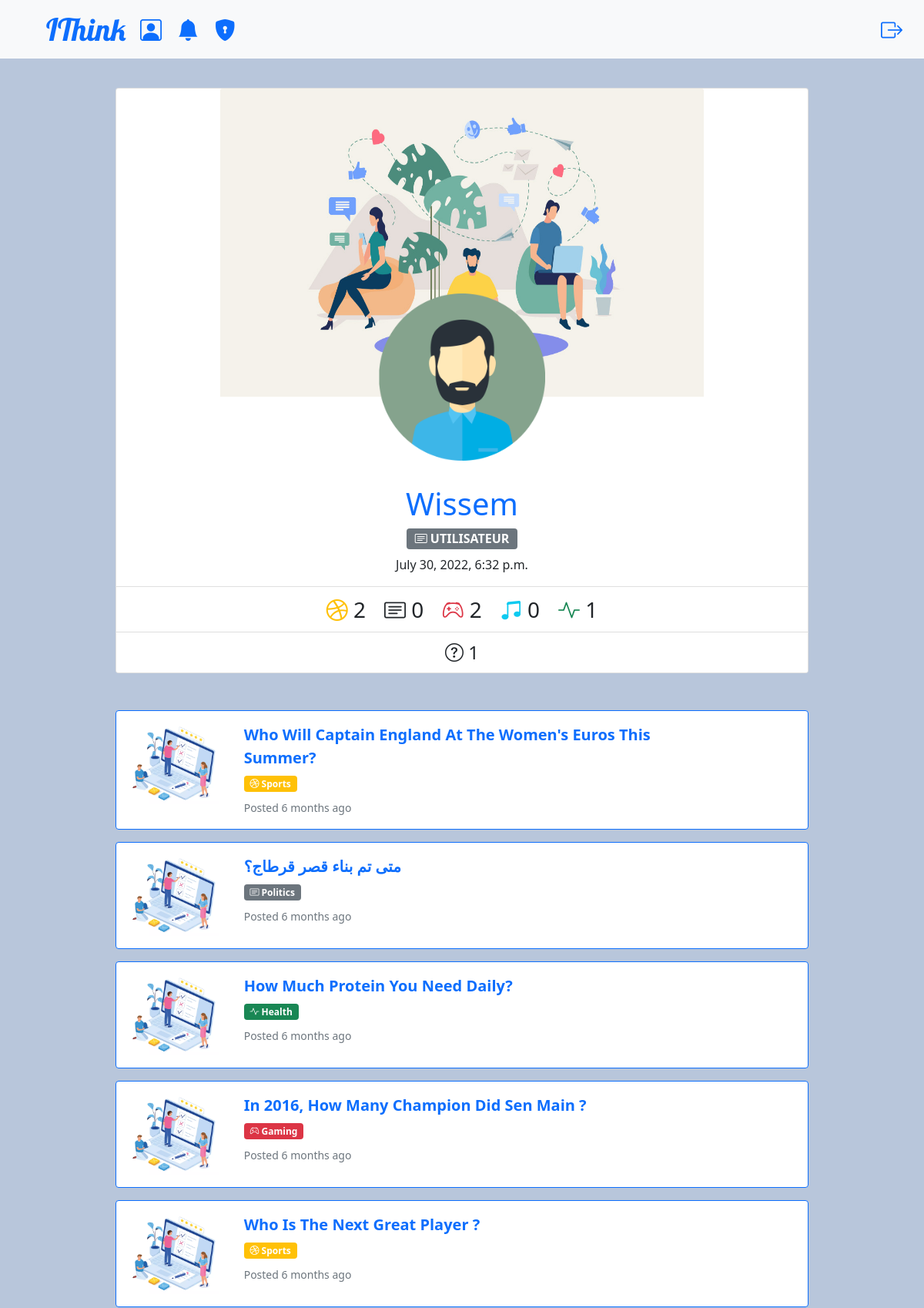
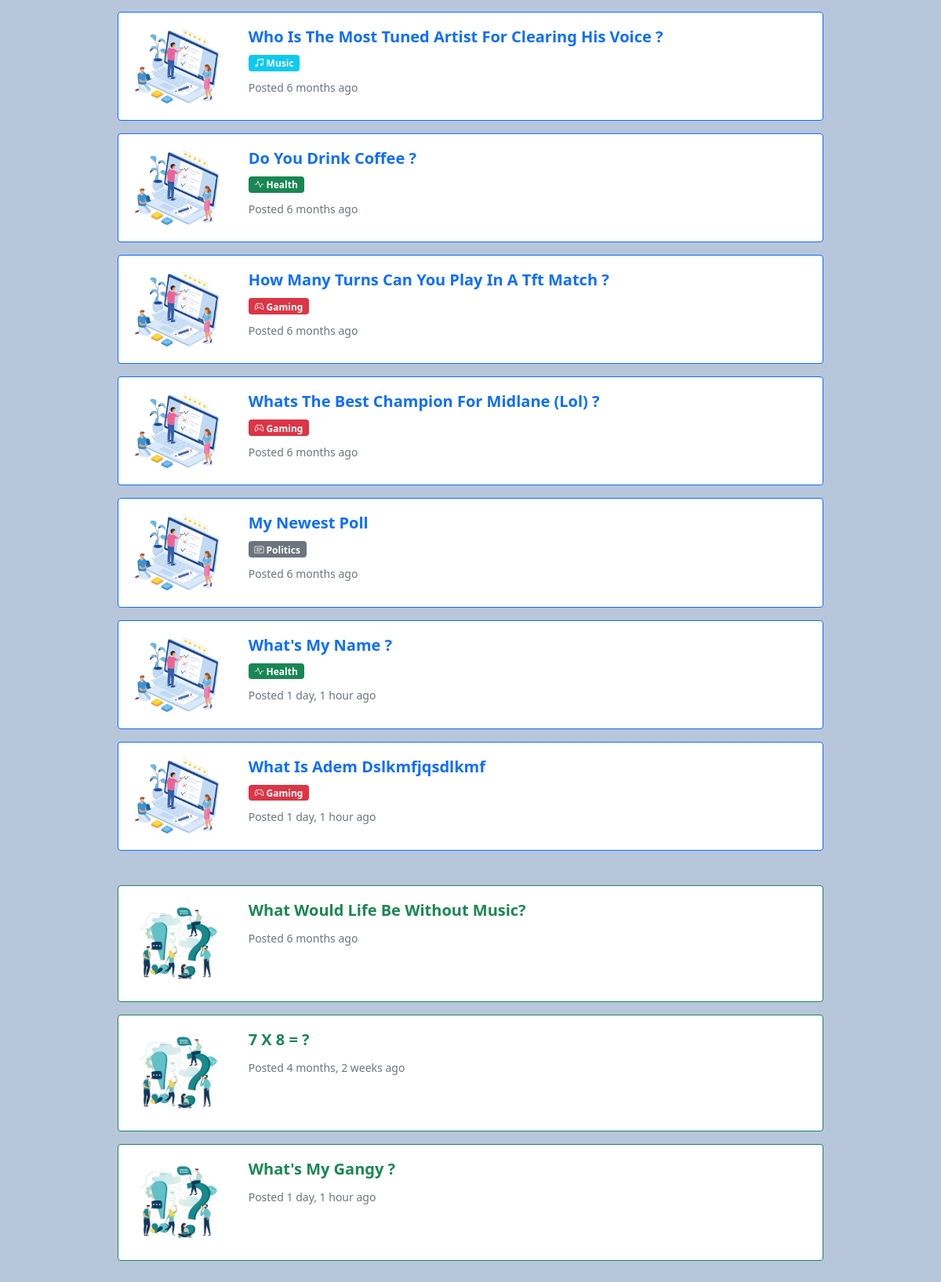
The page /profile/wissem (signed in) on the database its author committed (2 pictures, top to bottom).
### polls/models.py (models this page shows, shortened)
class user(models.Model):
    genders = (
        ('m', 'male'),
        ('f', 'female'),
    )
    profile_picture_numbers = (
        ("['1']", '1'),
        ("['2']", '2'),
        ("['3']", '3'),
        ("['4']", '4'),
        ("['5']", '5'),
        ("['6']", '6'),
    )
    user = models.OneToOneField(User, on_delete=models.CASCADE, unique=True)
    username = models.CharField(max_length=30)
    gender = models.CharField(max_length=6, choices=genders)
    started_date = models.DateTimeField(default=timezone.now)
    email = models.EmailField(max_length=255, unique=True)
    profile_picture_number = models.CharField(
        max_length=10, choices=profile_picture_numbers)
    cover_picture_number = models.IntegerField(default=3)
    USERNAME_FIELD = "email"

class poll(models.Model):
    genres = (
        ('p', 'politics'),
        ('s', 'sports'),
        ('g', 'gaming'),
        ('h', 'health'),
        ('m', 'music'),
    )
    status = (
        ('approved', 'approved'),
        ('pending', 'pending'),
        ('disapproved', 'disapproved')
    )
    creator = models.CharField(max_length=30)
    status = models.CharField(
        max_length=11, choices=status, default="pending")
    question = models.CharField(max_length=200)
    genre = models.CharField(max_length=10, choices=genres)
    answer1 = models.CharField(max_length=200, blank=True, null=True)
    count1 = models.IntegerField(default=0)
    answer2 = models.CharField(max_length=200, blank=True, null=True)
    count2 = models.IntegerField(default=0)
    answer3 = models.CharField(max_length=200, blank=True, null=True)
    count3 = models.IntegerField(default=0)
    answer4 = models.CharField(max_length=200, blank=True, null=True)
    count4 = models.IntegerField(default=0)
    answer5 = models.CharField(max_length=200, blank=True, null=True)
    count5 = models.IntegerField(default=0)
    answer6 = models.CharField(max_length=200, blank=True, null=True)
    count6 = models.IntegerField(default=0)
    created_time = models.DateTimeField(default=timezone.now)

### questions/models.py (models this page shows, shortened)
class question(models.Model):
    status = (
        ("approved", "approved"),
        ("pending", "pending"),
        ("disapproved", "disapproved")
    )
    status = models.CharField(
        max_length=11, choices=status, default="pending")
    question = models.CharField(max_length=200)
    creator = models.CharField(max_length=30)
    created_time = models.DateTimeField(default=timezone.now)

### polls/views.py (the view)
# urls.py: path('profile/<str:name>', profileView.as_view(), name="profile"),
class profileView(LoginRequiredMixin, ListView):
    model = user
    template_name = "profile.html"
    def get_context_data(self, **kwargs):
        context = super().get_context_data(**kwargs)
        context["user"] = user.objects.get(username=self.kwargs["name"])
        voted_polls = voted.objects.filter(user=context["user"].id)
        context["voted_polls_number"] = len(voted_polls)
        context["sports"] = 0
        context["politics"] = 0
        context["gaming"] = 0
        context["music"] = 0
        context["health"] = 0
        for vote in voted_polls:
            if vote.poll.genre == "s":
                context["sports"] += 1
            elif vote.poll.genre == "p":
                context["politics"] += 1
            elif vote.poll.genre == "g":
                context["gaming"] += 1
            elif vote.poll.genre == "m":
                context["music"] += 1
            elif vote.poll.genre == "h":
                context["health"] += 1
        answered_questions_number = question_answered.objects.filter(
            user=context["user"].id)
        context["answered_questions_number"] = len(answered_questions_number)
        context["owned_polls"] = poll.objects.filter(
            creator=self.kwargs["name"])
        context["owned_questions"] = question.objects.filter(
            creator=self.kwargs["name"])
        return context

### templates/profile.html (shortened to what this page needs)
<!DOCTYPE html>
<html lang="en">
    <head>
        {% extends 'main.html' %} {% load static %}
        {% block content %}
        <div class="container bg_light" style="width: 77%; margin-top: 3.2%">
            <div class="card mb-5 " style="width: 100%">
                <div class="col d-flex justify-content-center">
                {% if user.cover_picture_number == 1 %}
                    <img
                        src="{% static 'images\covers\cover1.jpg' %}"
                        class="card-img-top bg-light"
                        style="height: 50vh; width: 70%"
                        alt="..."
                        />
                {% elif user.cover_picture_number == 4 %}
                    <img
                        src="{% static 'images\covers\cover4.jpg' %}"
                        class="card-img-top bg-light"
                        style="height: 50vh; width: 70%"
                        alt="..."
                        />
                {% endif %}
                </div>
                <div class="card-body little-profile text-center">
                    <div style="margin-top: -150px">
                        {% if user.profile_picture_number == "['1']" %}
                        <img
                            src="{% static 'images\avatars\men_avatar_1.png' %}"
                            alt="avatar"
                            width="25%"
                            height="25%"
                        />
                        {% elif user.profile_picture_number == "['3']" %}
                        <img
                            src="{% static 'images\avatars\men_avatar_3.png' %}"
                            alt="avatar"
                            width="25%"
                            height="25%"
                        />
                        {% endif %}
                    </div>
                </div>
                <div class="card-body">
                    <div class="col d-flex justify-content-center">
                        <h1 class="card-title text-primary">
                            {{ user.username|title }}
                        </h1>
                    </div>
                    {% if request.user.groups.get %}
                        <div class="col d-flex justify-content-center">
                            <h6><span class="badge badge-pill bg-secondary fs-6"><i class="bi bi-card-text"></i> {{ request.user.groups.get|upper }}</span></h6>
                        </div>
                    {% endif %}
                    <div class="col d-flex justify-content-center">
                        <p class="card-text">{{ user.started_date }}</p>
                    </div>
                </div>
                <ul class="list-group list-group-flush">
                    <li class="list-group-item d-flex justify-content-center">
                        <div class="row row-cols-auto fs-3">
                            <div class="col">
                                <i class="bi bi-dribbble text-warning"></i>
                                {{ sports }}
                            </div>
                            <div class="col">
                                <i class="bi bi-card-text text-dark"></i>
                                {{ politics }}
                            </div>
                            <div class="col">
                                <i class="bi bi-controller text-danger"></i>
                                {{ gaming }}
                            </div>
                            <div class="col">
                                <i
                                    class="bi bi-music-note-beamed text-info"
                                ></i>
                                {{ music }}
                            </div>
                            <div class="col">
                                <i class="bi bi-activity text-success"></i>
                                {{ health }}
                            </div>
                        </div>
                    </li>
                    <li class="list-group-item d-flex justify-content-center">
                        <div class="row row-cols-auto fs-4">
                            <div class="col">
                                <i class="bi bi-question-circle"></i>
                                {{ answered_questions_number }}
                            </div>
                        </div>
                    </li>
                </ul>
            </div>
            {% for poll in owned_polls %}
            <div class="card mb-3 mt-2 border-primary">
                <div class="row g-0">
                    <div class="col-md-2">
                        <img src="{% static "images/poll.png" %}"
                        class="img-fluid rounded-start p-3" alt="...">
                    </div>
                    <div class="col-md-8">
                        <div class="card-body">
                            <a href="{% url 'poll_vote' poll.pk %}" class="card-title text-decoration-none fs-5 fw-bold" >{{ poll.question|title }}</a>
                              {% if poll.genre == "p" %}
                              <h6><span class="badge badge-pill bg-secondary mt-2"><i class="bi bi-card-text"></i> Politics</span></h6>
                              {% endif %}
                              {% if poll.genre == "s" %}
                              <h6><span class="badge badge-pill bg-warning mt-2"><i class="bi bi-dribbble"></i> Sports</span></h6>
                              {% endif %}
                              {% if poll.genre == "g" %}
                              <h6><span class="badge badge-pill bg-danger mt-2"><i class="bi bi-controller"></i> Gaming</i></span></h6>
                              {% endif %}
                              {% if poll.genre == "h" %}
                              <h6><span class="badge badge-pill bg-success mt-2"><i class="bi bi-activity"></i> Health</span></h6>
                              {% endif %}
                              {% if poll.genre == "m" %}
                              <h6><span class="badge badge-pill bg-info mt-2"><i class="bi bi-music-note-beamed"></i> Music</span></h6>
                              {% endif %}
                            <p class="card-text">
                                <small class="text-muted"
                                    >Posted {{ poll.created_time|timesince }} ago</small
                                >
                            </p>
                        </div>
                    </div>
                </div>
            </div>
            {% endfor %}
            <div class="" style="height:20px"></div>
            {% for question in owned_questions %}
            <div class="card mb-3 mt-2 border-success">
                <div class="row g-0">
                    <div class="col-md-2">
                        <img src="{% static "images/q&a.png" %}"
                        class="img-fluid rounded-start p-3" alt="...">
                    </div>
                    <div class="col-md-8">
                        <div class="card-body">
                            <a href="{% url "question_answer" question.pk %}" class="card-title text-decoration-none fs-5 fw-bold text-success" >{{ question.question|title }}</a>
                            <p class="card-text mt-2">
                                <small class="text-muted"
                                    >Posted {{ question.created_time|timesince }} ago</small
                                >
                            </p>
                        </div>
                    </div>
                </div>
            </div>
            {% endfor %}
            <div class="" style="height:50px"></div>
        </div>
        {% endblock content %}

### static/css/styles.css (style rules this page uses)
body { background-color: #b8c6db; }
.container { margin-top: 50px; box-shadow: 0 0 10px 12px rbga(100, 100, 100, 0.1); border-radius: 10px; }

### rows shown on the page
user: username "Wissem", started_date "July 30, 2022, 6:32 p.m."
poll: question "Who Will Captain England At The Women's Euros This Summer?", genre "s" (drawn), created_time "6 months"
poll: question "متى تم بناء قصر قرطاج؟", genre "p" (drawn), created_time "6 months"
poll: question "How Much Protein You Need Daily?", genre "h" (drawn), created_time "6 months"
poll: question "In 2016, How Many Champion Did Sen Main ?", genre "g" (drawn), created_time "6 months"
poll: question "Who Is The Next Great Player ?", genre "s" (drawn), created_time "6 months"
poll: question "Who Is The Most Tuned Artist For Clearing His Voice ?", genre "m" (drawn), created_time "6 months"
poll: question "Do You Drink Coffee ?", genre "h" (drawn), created_time "6 months"
poll: question "How Many Turns Can You Play In A Tft Match ?", genre "g" (drawn), created_time "6 months"
poll: question "Whats The Best Champion For Midlane (Lol) ?", genre "g" (drawn), created_time "6 months"
poll: question "My Newest Poll", genre "p" (drawn), created_time "6 months"
poll: question "What's My Name ?", genre "h" (drawn), created_time "1 day, 1 hour"
poll: question "What Is Adem Dslkmfjqsdlkmf", genre "g" (drawn), created_time "1 day, 1 hour"
question: question "What Would Life Be Without Music?", created_time "6 months"
question: question "7 X 8 = ?", created_time "4 months, 2 weeks"
question: question "What's My Gangy ?", created_time "1 day, 1 hour"

### other values the page prints
{{ request.user.groups.get|upper }} "UTILISATEUR"
{{ sports }} "2"
{{ politics }} "0"
{{ gaming }} "2"
{{ music }} "0"
{{ health }} "1"
{{ answered_questions_number }} "1"
